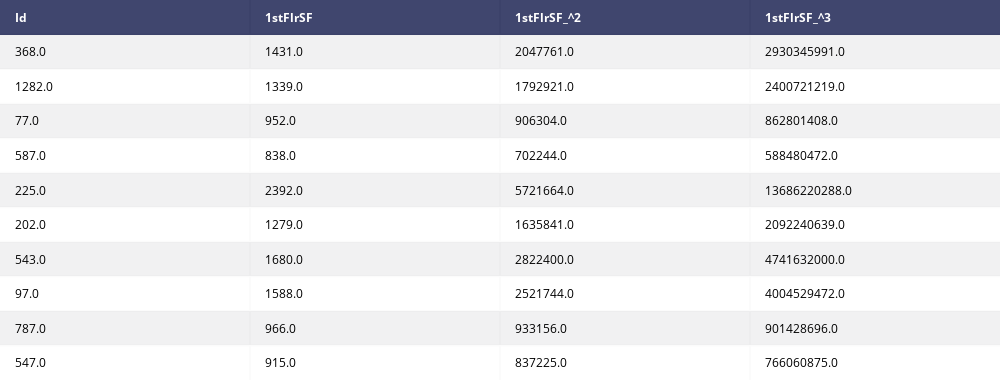

Notebook cell for this chart:
### Markdown cell above
## Polynomial Expansion
Polynomial expansion is taking a variable and adding polynomial terms such as $x^2$$ $$x ^3$ etc. This can be very helpful especially in regression based models.

### Code cell
original_train = DataPreperation.polynomial_expansion(original_train,['1stFlrSF'],degree=3)
original_test = DataPreperation.polynomial_expansion(original_test,['1stFlrSF'],degree=3)

#show the results 
print(original_train.select(ID_VAR,'1stFlrSF','1stFlrSF_^2','1stFlrSF_^3').toPandas().sample(2))
table = ff.create_table(original_train.select(ID_VAR,'1stFlrSF','1stFlrSF_^2','1stFlrSF_^3').toPandas().sample(10))
table.layout.width=1000
iplot(table, filename='pandas_table')

### Figure 1 — Plotly figure (JSON) as saved in the notebook; plotly's stock layout.template omitted (floating-point values rounded to 4 significant figures)
{"data": [{"colorscale": [[0, "#00083e"], [0.5, "#ededee"], [1, "#ffffff"]], "hoverinfo": "none", "opacity": 0.75, "showscale": false, "type": "heatmap", "z": [[0, 0, 0, 0], [0.5, 0.5, 0.5, 0.5], [1, 1, 1, 1], [0.5, 0.5, 0.5, 0.5], [1, 1, 1, 1], [0.5, 0.5, 0.5, 0.5], [1, 1, 1, 1], [0.5, 0.5, 0.5, 0.5], [1, 1, 1, 1], [0.5, 0.5, 0.5, 0.5], [1, 1, 1, 1]]}], "layout": {"annotations": [{"align": "left", "font": {"color": "#ffffff"}, "showarrow": false, "text": "<b>Id</b>", "x": -0.45, "xanchor": "left", "xref": "x1", "y": 0, "yref": "y1"}, {"align": "left", "font": {"color": "#ffffff"}, "showarrow": false, "text": "<b>1stFlrSF</b>", "x": 0.55, "xanchor": "left", "xref": "x1", "y": 0, "yref": "y1"}, {"align": "left", "font": {"color": "#ffffff"}, "showarrow": false, "text": "<b>1stFlrSF_^2</b>", "x": 1.55, "xanchor": "left", "xref": "x1", "y": 0, "yref": "y1"}, {"align": "left", "font": {"color": "#ffffff"}, "showarrow": false, "text": "<b>1stFlrSF_^3</b>", "x": 2.55, "xanchor": "left", "xref": "x1", "y": 0, "yref": "y1"}, {"align": "left", "font": {"color": "#000000"}, "showarrow": false, "text": "368.0", "x": -0.45, "xanchor": "left", "xref": "x1", "y": 1, "yref": "y1"}, {"align": "left", "font": {"color": "#000000"}, "showarrow": false, "text": "1431.0", "x": 0.55, "xanchor": "left", "xref": "x1", "y": 1, "yref": "y1"}, {"align": "left", "font": {"color": "#000000"}, "showarrow": false, "text": "2047761.0", "x": 1.55, "xanchor": "left", "xref": "x1", "y": 1, "yref": "y1"}, {"align": "left", "font": {"color": "#000000"}, "showarrow": false, "text": "2930345991.0", "x": 2.55, "xanchor": "left", "xref": "x1", "y": 1, "yref": "y1"}, {"align": "left", "font": {"color": "#000000"}, "showarrow": false, "text": "1282.0", "x": -0.45, "xanchor": "left", "xref": "x1", "y": 2, "yref": "y1"}, {"align": "left", "font": {"color": "#000000"}, "showarrow": false, "text": "1339.0", "x": 0.55, "xanchor": "left", "xref": "x1", "y": 2, "yref": "y1"}, {"align": "left", "font": {"color": "#000000"}, "showarrow": false, "text": "1792921.0", "x": 1.55, "xanchor": "left", "xref": "x1", "y": 2, "yref": "y1"}, {"align": "left", "font": {"color": "#000000"}, "showarrow": false, "text": "2400721219.0", "x": 2.55, "xanchor": "left", "xref": "x1", "y": 2, "yref": "y1"}, {"align": "left", "font": {"color": "#000000"}, "showarrow": false, "text": "77.0", "x": -0.45, "xanchor": "left", "xref": "x1", "y": 3, "yref": "y1"}, {"align": "left", "font": {"color": "#000000"}, "showarrow": false, "text": "952.0", "x": 0.55, "xanchor": "left", "xref": "x1", "y": 3, "yref": "y1"}, {"align": "left", "font": {"color": "#000000"}, "showarrow": false, "text": "906304.0", "x": 1.55, "xanchor": "left", "xref": "x1", "y": 3, "yref": "y1"}, {"align": "left", "font": {"color": "#000000"}, "showarrow": false, "text": "862801408.0", "x": 2.55, "xanchor": "left", "xref": "x1", "y": 3, "yref": "y1"}, {"align": "left", "font": {"color": "#000000"}, "showarrow": false, "text": "587.0", "x": -0.45, "xanchor": "left", "xref": "x1", "y": 4, "yref": "y1"}, {"align": "left", "font": {"color": "#000000"}, "showarrow": false, "text": "838.0", "x": 0.55, "xanchor": "left", "xref": "x1", "y": 4, "yref": "y1"}, {"align": "left", "font": {"color": "#000000"}, "showarrow": false, "text": "702244.0", "x": 1.55, "xanchor": "left", "xref": "x1", "y": 4, "yref": "y1"}, {"align": "left", "font": {"color": "#000000"}, "showarrow": false, "text": "588480472.0", "x": 2.55, "xanchor": "left", "xref": "x1", "y": 4, "yref": "y1"}, {"align": "left", "font": {"color": "#000000"}, "showarrow": false, "text": "225.0", "x": -0.45, "xanchor": "left", "xref": "x1", "y": 5, "yref": "y1"}, {"align": "left", "font": {"color": "#000000"}, "showarrow": false, "text": "2392.0", "x": 0.55, "xanchor": "left", "xref": "x1", "y": 5, "yref": "y1"}, {"align": "left", "font": {"color": "#000000"}, "showarrow": false, "text": "5721664.0", "x": 1.55, "xanchor": "left", "xref": "x1", "y": 5, "yref": "y1"}, {"align": "left", "font": {"color": "#000000"}, "showarrow": false, "text": "13686220288.0", "x": 2.55, "xanchor": "left", "xref": "x1", "y": 5, "yref": "y1"}, {"align": "left", "font": {"color": "#000000"}, "showarrow": false, "text": "202.0", "x": -0.45, "xanchor": "left", "xref": "x1", "y": 6, "yref": "y1"}, {"align": "left", "font": {"color": "#000000"}, "showarrow": false, "text": "1279.0", "x": 0.55, "xanchor": "left", "xref": "x1", "y": 6, "yref": "y1"}, {"align": "left", "font": {"color": "#000000"}, "showarrow": false, "text": "1635841.0", "x": 1.55, "xanchor": "left", "xref": "x1", "y": 6, "yref": "y1"}, {"align": "left", "font": {"color": "#000000"}, "showarrow": false, "text": "2092240639.0", "x": 2.55, "xanchor": "left", "xref": "x1", "y": 6, "yref": "y1"}, {"align": "left", "font": {"color": "#000000"}, "showarrow": false, "text": "543.0", "x": -0.45, "xanchor": "left", "xref": "x1", "y": 7, "yref": "y1"}, {"align": "left", "font": {"color": "#000000"}, "showarrow": false, "text": "1680.0", "x": 0.55, "xanchor": "left", "xref": "x1", "y": 7, "yref": "y1"}, {"align": "left", "font": {"color": "#000000"}, "showarrow": false, "text": "2822400.0", "x": 1.55, "xanchor": "left", "xref": "x1", "y": 7, "yref": "y1"}, {"align": "left", "font": {"color": "#000000"}, "showarrow": false, "text": "4741632000.0", "x": 2.55, "xanchor": "left", "xref": "x1", "y": 7, "yref": "y1"}, {"align": "left", "font": {"color": "#000000"}, "showarrow": false, "text": "97.0", "x": -0.45, "xanchor": "left", "xref": "x1", "y": 8, "yref": "y1"}, {"align": "left", "font": {"color": "#000000"}, "showarrow": false, "text": "1588.0", "x": 0.55, "xanchor": "left", "xref": "x1", "y": 8, "yref": "y1"}, {"align": "left", "font": {"color": "#000000"}, "showarrow": false, "text": "2521744.0", "x": 1.55, "xanchor": "left", "xref": "x1", "y": 8, "yref": "y1"}, {"align": "left", "font": {"color": "#000000"}, "showarrow": false, "text": "4004529472.0", "x": 2.55, "xanchor": "left", "xref": "x1", "y": 8, "yref": "y1"}, {"align": "left", "font": {"color": "#000000"}, "showarrow": false, "text": "787.0", "x": -0.45, "xanchor": "left", "xref": "x1", "y": 9, "yref": "y1"}, {"align": "left", "font": {"color": "#000000"}, "showarrow": false, "text": "966.0", "x": 0.55, "xanchor": "left", "xref": "x1", "y": 9, "yref": "y1"}, {"align": "left", "font": {"color": "#000000"}, "showarrow": false, "text": "933156.0", "x": 1.55, "xanchor": "left", "xref": "x1", "y": 9, "yref": "y1"}, {"align": "left", "font": {"color": "#000000"}, "showarrow": false, "text": "901428696.0", "x": 2.55, "xanchor": "left", "xref": "x1", "y": 9, "yref": "y1"}, {"align": "left", "font": {"color": "#000000"}, "showarrow": false, "text": "547.0", "x": -0.45, "xanchor": "left", "xref": "x1", "y": 10, "yref": "y1"}, {"align": "left", "font": {"color": "#000000"}, "showarrow": false, "text": "915.0", "x": 0.55, "xanchor": "left", "xref": "x1", "y": 10, "yref": "y1"}, {"align": "left", "font": {"color": "#000000"}, "showarrow": false, "text": "837225.0", "x": 1.55, "xanchor": "left", "xref": "x1", "y": 10, "yref": "y1"}, {"align": "left", "font": {"color": "#000000"}, "showarrow": false, "text": "766060875.0", "x": 2.55, "xanchor": "left", "xref": "x1", "y": 10, "yref": "y1"}], "height": 380, "margin": {"b": 0, "l": 0, "r": 0, "t": 0}, "width": 1000, "xaxis": {"dtick": 1, "gridwidth": 2, "showticklabels": false, "tick0": -0.5, "ticks": "", "zeroline": false}, "yaxis": {"autorange": "reversed", "dtick": 1, "gridwidth": 2, "showticklabels": false, "tick0": 0.5, "ticks": "", "zeroline": false}}}
